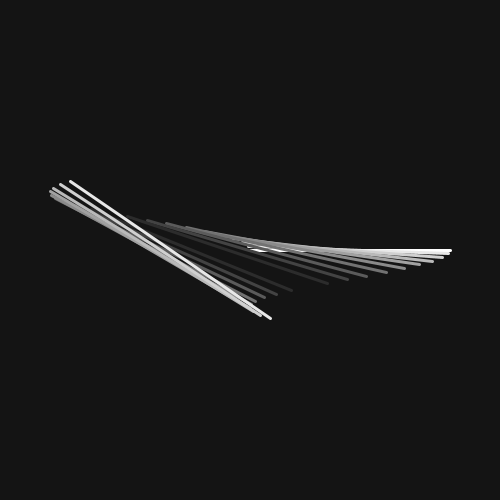
Frame 1 (no input)
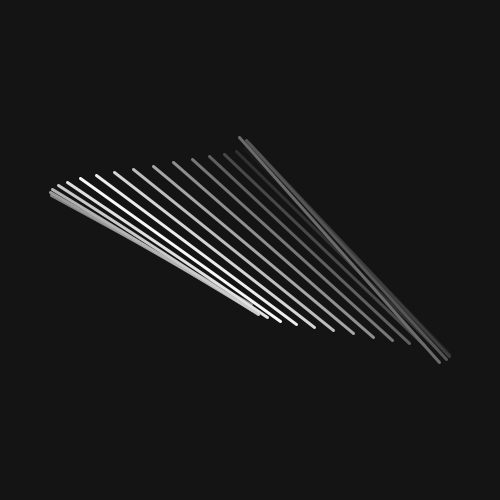
Frame 60 (the mouse pressed at the canvas centre just before this capture)
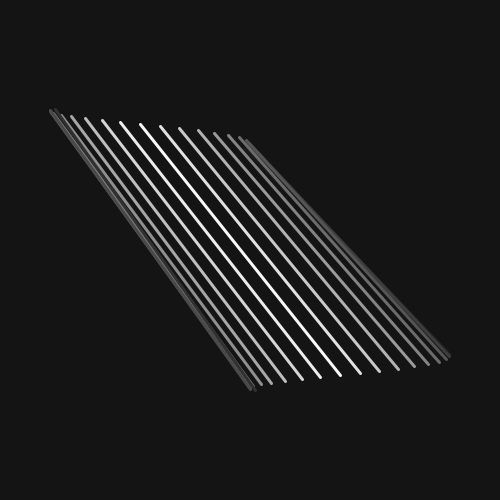
Frame 120 (the mouse held since frame 60 and released just before this capture)

The Processing sketch that drew these frames (run headless with seeded random() and noise(); from frame 60 on, the mouse is pressed at the canvas centre):

// Processing sketch: parametric_lines
// ── parametric_lines.pde
// Parametric Lines (emulating art of John Whitney)
// Tutorial as per https://www.youtube.com/watch?v=LaarVR1AOvs

// Notes about sine waves:
// sin(t * f) * a;
// the coefficient f changes the wave frequency (1 may be too high. try 1/10)
// the coefficient a changes the wave amplitude (1 may be too low. try 50)

// orange stroke(204, 102, 0);
// yellow stroke(255, 255, 204);


static final int NUM_LINES = 20;
float t = 0;
float k;
float x_start(float t, float offset) {
  return cos(t/5) * 100 + offset;
}
float x_end(float t, float offset) {
  return cos(t/5) * 100 + offset;
}

float y_start(float t) {
  return sin(t/40) * 150;
}
float y_end(float t) {
  return sin(t/40) * 150;
}

int stroke_color(float t) {
  int color_max = 255;
  int color_min = 20;
  
  float color_scale = Math.abs(t % 20 - 10);
  return Math.round((color_scale * (color_max - color_min) / 10) + color_min);
}

void setup() {
  background(20);
  strokeWeight(3);
  size(500, 500);
}

void draw() {
  background(20);
  translate(width/2, height/2);
  
  
  for(int i = 0; i < NUM_LINES; i++) {
    k = t + i; 
    stroke(stroke_color(k));
    line(
    x_start(k, -100),
    y_start(-k),
    x_end(k, 100),
    y_end(k)
  );
  }
  
  t+= 0.25;
}
